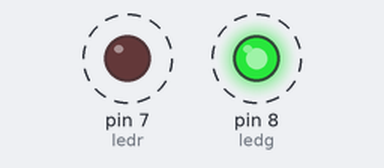
This sketch was run on a simulated Arduino Uno, built with avr-gcc and run on an emulated ATmega328P. On the bench: output pins drawn as LEDs (lit = HIGH). Dashed ring = blinking.

Above: at 0.2 s.
Timing chart, 0 to 3.0 s (numbered marks = the images above):
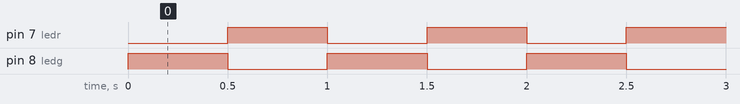

Measured:
- by itself, pin 7 (ledr), pin 8 (ledg): alternates HIGH for 0.50 s and LOW for 0.50 s
- by itself, everything shown: repeats every 1.0 s, in 3 steps

The sketch:

LedLightning.ino
```cpp
#define ledg 8
#define ledr 7

void setup() {
  pinMode(ledg,OUTPUT);
  pinMode(ledr,OUTPUT);
}

void loop() {
  digitalWrite(ledg,HIGH);
  delay(500);
  digitalWrite(ledg,LOW);
  digitalWrite(ledr,HIGH);
  delay(500);
  digitalWrite(ledr,LOW);

}
```
